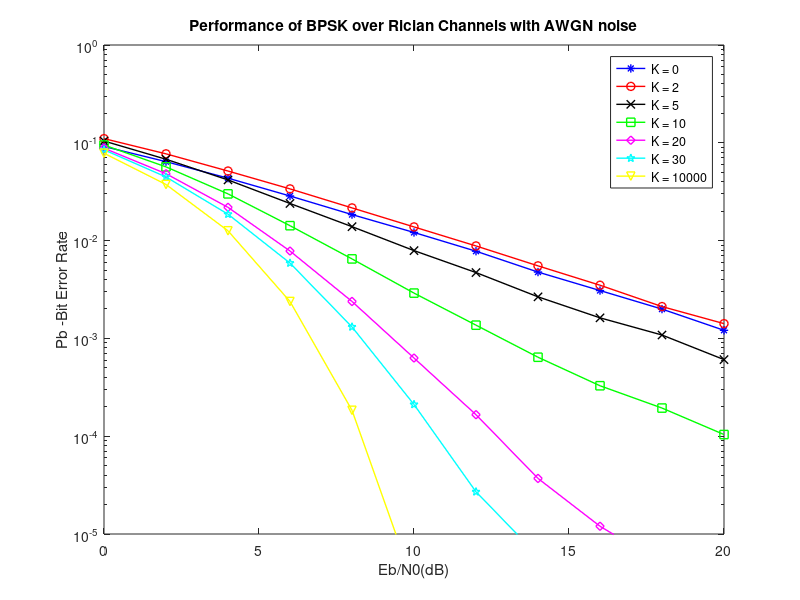

Recreate this plot in MATLAB.
%Eb/N0 Vs BER for BPSK over Rician Fading Channel with AWGN noise
clc; clear all;
%--------Inputs-------------------------------------------------
N=10^6; %Number of data samples to send across the Rician Channel
EbN0dB=0:2:20; %Eb/N0 in dB overwhich the performance has to be simulated
K_factors=[0 2 5 10 20 30 10000]; %a list of Ricial K factors to simulate
%--------------------------------------------------------------

a=rand(1,N)>0.5; %data generation
s=2*a-1; %BPSK modulation

simBER_ricean=zeros(1,length(EbN0dB));%Place holder for BER values for each Eb/N0

plotStyle={'b*-','ro-','kx-','gs-','md-','cp-','yv-'};
for index =1:length(K_factors)
    
    kappa=K_factors(index);
    S=sqrt(1/(kappa+1));%power of scattered components
    A=sqrt(kappa/(kappa+1));%power of LOS components
    
    for i=1:length(EbN0dB)
        g_t=(randn(1,N)+1i*randn(1,N)); %Rayleigh Fading
        h=(A+S*g_t); %Rician Fading from Rayleigh Fading
        
        %Adding noise with variance according to the required Es/N0
        Esym=sum(abs(s).^2)/(length(s)); %actual symbol energy from generated samples
        N0=Esym/10^(EbN0dB(i)/10); %Find the noise spectral density
        noiseSigma = sqrt(N0/2); %Standard deviation for AWGN Noise
        n = noiseSigma*(randn(1,N)+1i*randn(1,N)); %Add noise in IQ plane.
        
        y_ricean=h.*s+n; %received signal through Rician channel
        
        %---------------Receiver--------------------
        y_ricean_cap=y_ricean./h; %Equalizer, assuming h is accurately at receiver
        r_ricean=real(y_ricean_cap)>0; %threshold detector for BPSK
        simBER_ricean(i)=sum(xor(a,r_ricean));%calculate total bit Errors
    end
    simBER_ricean=simBER_ricean/N;%Bit Error rates;
    semilogy(EbN0dB,simBER_ricean,plotStyle{index},'LineWidth',1.0);hold on
    legendInfo{index} = ['K = ' num2str(K_factors(index))];
end
axis([0 20 10^-5 10^0]);legend(legendInfo);
title('Performance of BPSK over Rician Channels with AWGN noise');
xlabel('Eb/N0(dB)');ylabel('Pb -Bit Error Rate');
